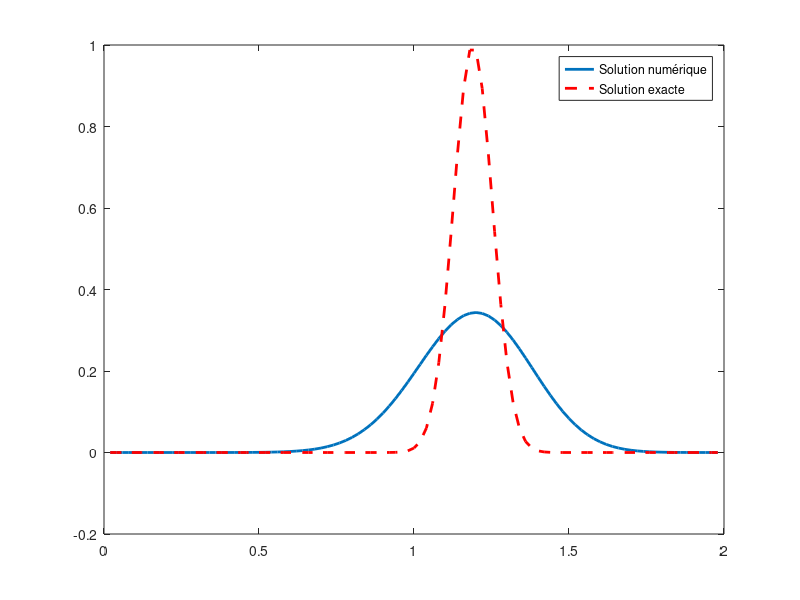

MATLAB code for this plot:
% Définition des paramètres
a = 0;
b = 2;
beta = 1;
M = 99;
k = 0.01;
T = 1;
N = T/k;

% Calcul du pas h
h = (b - a) / (M + 1);

% Initialisation de x et U(0)
x = linspace(a + h, b - h, M)';
U0 = exp(-5 * (5 * x - 1) .^ 2);

% Préallocation de U pour stocker l'historique des solutions
U = zeros(M, N);
U(:,1) = U0; % La première colonne est U0

p = 1/2-beta * k / (2*h);
q = 1/2+beta * k / (2*h);

% Création d'une matrice carrée MxM remplie de zéros
A = zeros(M, M);

% Remplissage de la diagonale supérieure avec p
for i = 1:M-1
    A(i, i+1) = p;
end

% Remplissage de la diagonale inférieure avec q
for i = 2:M
    A(i, i-1) = q;
end

%initialisation de la condition au limite
Uborder = zeros(N, 1);
Uborder(1,1) = exp(-5 * (5 * (b) - 1) .^ 2);

% Initialisation de la figure pour l'affichage dynamique
figure;
% Tracer la solution numérique initiale
hPlot = plot(x, U(:, 1), 'LineWidth', 2);
hold on; % Maintenir la figure pour les tracés additionnels
% Tracer la solution exacte initiale (sera mise à jour dans la boucle)
hExactPlot = plot(x, U0, 'r--', 'LineWidth', 2); % en rouge pointillé pour la solution exacte
ylim([-0.2 1]);

for n = 2:N
    Uborder(n, 1) = -beta*k/h*(Uborder(n-1, 1) - U(M, n-1)) + k*Uborder(n-1, 1);

    % La colonne précédente représente UOLD
    UOLD = U(:, n-1);

    % Calcul de UNEW en utilisant la matrice A et UOLD
    UNEW = A * UOLD;
    UNEW(M) = UNEW(M) - p*Uborder(n-1, 1);

    % Mise à jour de la matrice U avec les nouvelles valeurs
    U(:, n) = UNEW;

    % Mise à jour du tracé de la solution numérique
    set(hPlot, 'YData', U(:, n));

    % Calcul de la solution exacte à l'instant t
    xExact = x - beta*k*(n-1);
    UExact = exp(-5 * (5 * xExact - 1) .^ 2);

    % Mise à jour du tracé de la solution exacte
    set(hExactPlot, 'XData', x, 'YData', UExact);

    drawnow;
    pause(0.02);
end

legend([hPlot, hExactPlot], 'Solution numérique', 'Solution exacte'); % Ajouter une légende
hold off; % Fin du maintien de la figure